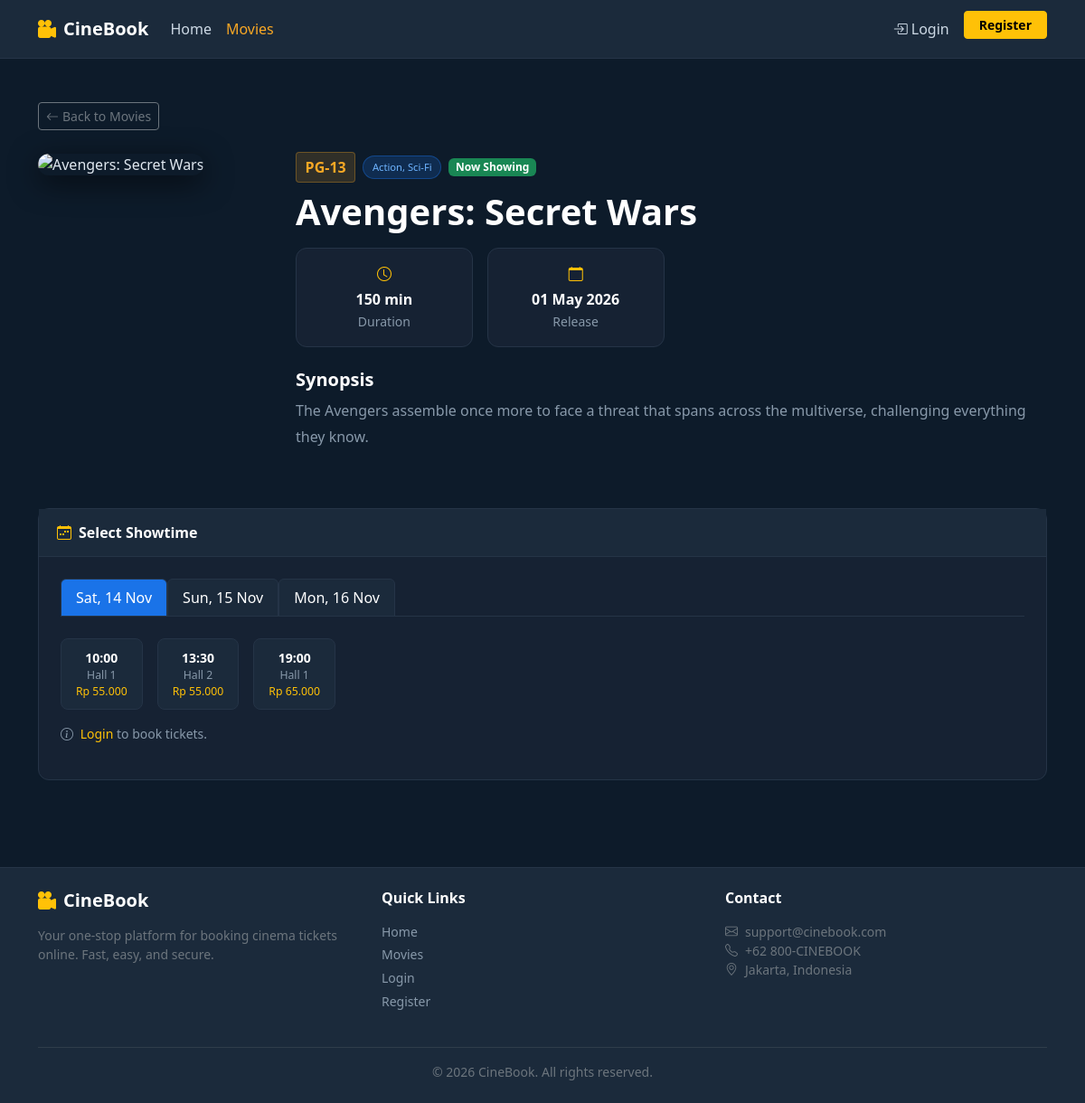
Screenshot of /movie-detail.php?id=1 with the database file from the repository.
### tables this page shows
CREATE TABLE IF NOT EXISTS movies (
    id           INT UNSIGNED AUTO_INCREMENT PRIMARY KEY,
    title        VARCHAR(200)        NOT NULL,
    genre        VARCHAR(100)        NOT NULL,
    duration     SMALLINT UNSIGNED   NOT NULL COMMENT 'minutes',
    synopsis     TEXT                DEFAULT NULL,
    poster       VARCHAR(255)        NOT NULL DEFAULT 'default.jpg',
    rating       ENUM('G','PG','PG-13','R','NC-17') NOT NULL DEFAULT 'PG-13',
    status       ENUM('now_showing','coming_soon','ended') NOT NULL DEFAULT 'now_showing',
    release_date DATE                DEFAULT NULL,
    created_at   TIMESTAMP           NOT NULL DEFAULT CURRENT_TIMESTAMP
);

CREATE TABLE IF NOT EXISTS showtimes (
    id          INT UNSIGNED AUTO_INCREMENT PRIMARY KEY,
    movie_id    INT UNSIGNED NOT NULL,
    show_date   DATE         NOT NULL,
    show_time   TIME         NOT NULL,
    hall        VARCHAR(50)  NOT NULL DEFAULT 'Hall 1',
    price       DECIMAL(10,2) NOT NULL DEFAULT 55000.00,
    created_at  TIMESTAMP    NOT NULL DEFAULT CURRENT_TIMESTAMP,
    FOREIGN KEY (movie_id) REFERENCES movies(id) ON DELETE CASCADE
);

### includes/auth.php (called while the page is built, shortened)
<?php
function isLoggedIn(): bool {
    return isset($_SESSION['user_id']);
}
function sanitize(string $input): string {
    return htmlspecialchars(trim($input), ENT_QUOTES, 'UTF-8');
}
function formatPrice(float $price): string {
    return 'Rp ' . number_format($price, 0, ',', '.');
}

### movie-detail.php (the view, shortened to what this page needs)
<?php
require_once __DIR__ . '/includes/auth.php';
$id = (int)($_GET['id'] ?? 0);
$db = getDB();
$stmt = $db->prepare("SELECT * FROM movies WHERE id = ?");
$stmt->execute([$id]);
$movie = $stmt->fetch();
$stmt2 = $db->prepare("
    SELECT * FROM showtimes
    WHERE movie_id = ? AND show_date >= CURDATE() AND show_date <= DATE_ADD(CURDATE(), INTERVAL 6 DAY)
    ORDER BY show_date ASC, show_time ASC
");
$stmt2->execute([$id]);
$allShowtimes = $stmt2->fetchAll();
$showtimesByDate = [];
foreach ($allShowtimes as $st) {
    $showtimesByDate[$st['show_date']][] = $st;
}
require_once __DIR__ . '/includes/header.php';
?>
<div class="container py-5">
    <a href="<?= BASE_URL ?>/movies.php" class="btn btn-sm btn-outline-secondary mb-4">
        <i class="bi bi-arrow-left me-1"></i>Back to Movies
    </a>
    <div class="row g-4">
        <div class="col-md-3 text-center text-md-start">
            <img src="<?= BASE_URL ?>/assets/images/<?= sanitize($movie['poster']) ?>"
                 onerror="this.src='<?= BASE_URL ?>/assets/images/no-poster.jpg'"
                 alt="<?= sanitize($movie['title']) ?>"
                 class="poster-detail img-fluid">
        </div>
        <div class="col-md-9">
            <div class="d-flex flex-wrap align-items-center gap-2 mb-2">
                <span class="cb-badge-rating fs-6"><?= $movie['rating'] ?></span>
                <span class="cb-badge-genre"><?= sanitize($movie['genre']) ?></span>
                <?php if ($movie['status'] === 'now_showing'): ?>
                    <span class="badge bg-success">Now Showing</span>
                <?php elseif ($movie['status'] === 'coming_soon'): ?>
                    <span class="badge bg-secondary">Coming Soon</span>
                <?php endif; ?>
            </div>
            <h1 class="text-white fw-bold mb-3"><?= sanitize($movie['title']) ?></h1>
            <div class="row g-3 mb-4">
                <div class="col-6 col-md-3">
                    <div class="cb-card p-3 text-center">
                        <i class="bi bi-clock text-warning d-block mb-1"></i>
                        <div class="text-white fw-semibold"><?= $movie['duration'] ?> min</div>
                        <small class="text-muted-cb">Duration</small>
                    </div>
                </div>
                <div class="col-6 col-md-3">
                    <div class="cb-card p-3 text-center">
                        <i class="bi bi-calendar text-warning d-block mb-1"></i>
                        <div class="text-white fw-semibold">
                            <?= $movie['release_date'] ? date('d M Y', strtotime($movie['release_date'])) : 'TBA' ?>
                        </div>
                        <small class="text-muted-cb">Release</small>
                    </div>
                </div>
            </div>
            <h5 class="text-white fw-semibold mb-2">Synopsis</h5>
            <p class="text-muted-cb" style="line-height:1.8">
                <?= nl2br(sanitize($movie['synopsis'] ?? 'No synopsis available.')) ?>
            </p>
        </div>
    </div>
    <?php if ($movie['status'] === 'now_showing'): ?>
    <div class="cb-card mt-5">
        <div class="card-header">
            <i class="bi bi-calendar-week me-2 text-warning"></i>Select Showtime
        </div>
        <div class="p-4">
            <?php if (empty($showtimesByDate)): ?>
                <p class="text-muted-cb">No showtimes available at this time.</p>
            <?php else: ?>
                <ul class="nav nav-tabs border-cb mb-4" id="dateTabs">
                    <?php $i = 0; foreach ($showtimesByDate as $date => $times): ?>
                    <li class="nav-item">
                        <button class="nav-link <?= $i === 0 ? 'active' : '' ?> text-white"
                                data-bs-toggle="tab"
                                data-bs-target="#date-<?= str_replace('-', '', $date) ?>"
                                style="background:<?= $i === 0 ? 'var(--cb-accent)' : 'var(--cb-mid)' ?>; border-color: var(--cb-border);">
                            <?= date('D, d M', strtotime($date)) ?>
                        </button>
                    </li>
                    <?php $i++; endforeach; ?>
                </ul>
                <div class="tab-content">
                    <?php $i = 0; foreach ($showtimesByDate as $date => $times): ?>
                    <div class="tab-pane fade <?= $i === 0 ? 'show active' : '' ?>"
                         id="date-<?= str_replace('-', '', $date) ?>">
                        <div class="d-flex flex-wrap gap-3">
                            <?php foreach ($times as $st): ?>
                            <?php if (isLoggedIn()): ?>
                                <a href="<?= BASE_URL ?>/booking/seats.php?showtime_id=<?= $st['id'] ?>"
                                   class="cb-showtime-btn text-decoration-none d-block">
                            <?php else: ?>
                                <a href="<?= BASE_URL ?>/login.php"
                                   class="cb-showtime-btn text-decoration-none d-block" title="Login to book">
                            <?php endif; ?>
                                    <div class="fw-bold text-white"><?= date('H:i', strtotime($st['show_time'])) ?></div>
                                    <div class="small text-muted-cb"><?= sanitize($st['hall']) ?></div>
                                    <div class="small text-warning"><?= formatPrice($st['price']) ?></div>
                                </a>
                            <?php endforeach; ?>
                        </div>
                    </div>
                    <?php $i++; endforeach; ?>
                </div>
                <?php if (!isLoggedIn()): ?>
                <p class="text-muted-cb small mt-3">
                    <i class="bi bi-info-circle me-1"></i>
                    <a href="<?= BASE_URL ?>/login.php" class="text-warning">Login</a> to book tickets.
                </p>
                <?php endif; ?>
            <?php endif; ?>
        </div>
    </div>
    <?php endif; ?>
</div>
<?php require_once __DIR__ . '/includes/footer.php'; ?>

### assets/css/style.css (style rules this page uses)
:root { --cb-dark: #0d1b2a; --cb-mid: #1b2a3b; --cb-accent: #1a73e8; --cb-warn: #f9a825; --cb-light: #f4f6f9; --cb-muted: #8899aa; --cb-card-bg: #162233; --cb-border: #253447; }
*, *::before, *::after { box-sizing: border-box; }
body { background-color: var(--cb-dark); color: #e0e8f0; font-family: 'Segoe UI', system-ui, -apple-system, sans-serif; min-height: 100vh; }
a { text-decoration: none; }
img { max-width: 100%; }
.cb-badge-genre { font-size: .7rem; padding: .25rem .6rem; border-radius: 50px; background: rgba(26,115,232,.2); color: #6eb4ff; border: 1px solid rgba(26,115,232,.4); }
.cb-badge-rating { font-size: .7rem; padding: .25rem .6rem; border-radius: 4px; background: rgba(249,168,37,.15); color: var(--cb-warn); border: 1px solid rgba(249,168,37,.3); font-weight: 600; }
.cb-card { background-color: var(--cb-card-bg); border: 1px solid var(--cb-border); border-radius: 12px; }
.cb-card .card-header { background-color: var(--cb-mid); border-bottom: 1px solid var(--cb-border); font-weight: 600; color: #fff; padding: .9rem 1.25rem; }
.cb-showtime-btn { background-color: var(--cb-mid); border: 1px solid var(--cb-border); color: #e0e8f0; border-radius: 8px; padding: .6rem 1rem; cursor: pointer; text-align: center; transition: all .2s; font-size: .875rem; }
.text-muted-cb { color: var(--cb-muted) !important; }
.border-cb { border-color: var(--cb-border) !important; }
.poster-detail { border-radius: 12px; box-shadow: 0 8px 32px rgba(0,0,0,.6); width: 100%; max-width: 300px; }

### rows the page displays
movies: rating "PG-13", genre "Action, Sci-Fi", title "Avengers: Secret Wars", duration "150", release_date "01 May 2026", synopsis "The Avengers assemble once more to face a threat that spans across the multiverse, challenging everything they know."
showtimes: show_time "10:00", hall "Hall 1", price "Rp 55.000"
showtimes: show_time "13:30", hall "Hall 2", price "Rp 55.000"
showtimes: show_time "19:00", hall "Hall 1", price "Rp 65.000"

### other values shown
date('D, d M', strtotime($date)) "Sat, 14 Nov"
date('D, d M', strtotime($date)) "Sun, 15 Nov"
date('D, d M', strtotime($date)) "Mon, 16 Nov"
